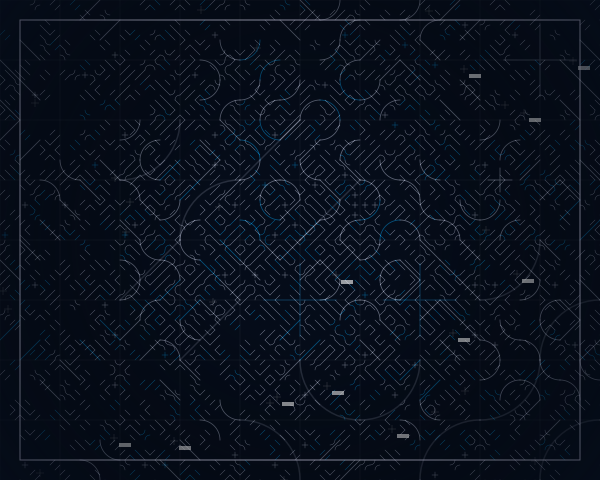

Write the Python code that produced this figure.
import cairo
import math
import random

# Setup
width, height = 600, 480
surface = cairo.ImageSurface(cairo.FORMAT_ARGB32, width, height)
ctx = cairo.Context(surface)

# Background - Deep Technical Navy
ctx.set_source_rgb(0.02, 0.05, 0.1)
ctx.paint()

def draw_truchet_cell(x, y, size, style, weight, color):
    """
    Draws a specific Truchet tile variant with precise geometric properties.
    Styles: 0 (Arcs), 1 (Diagonal lines), 2 (Cross-hatch glyph)
    """
    ctx.save()
    ctx.translate(x + size/2, y + size/2)
    # Random orthogonal rotation
    ctx.rotate(random.choice([0, math.pi/2, math.pi, 1.5*math.pi]))
    ctx.translate(-size/2, -size/2)
    
    r, g, b, a = color
    ctx.set_source_rgba(r, g, b, a)
    ctx.set_line_width(weight)
    ctx.set_line_cap(cairo.LINE_CAP_SQUARE)

    if style == 0:  # Classic Arcs
        ctx.arc(0, 0, size/2, 0, math.pi/2)
        ctx.stroke()
        ctx.arc(size, size, size/2, math.pi, 1.5*math.pi)
        ctx.stroke()
    elif style == 1:  # Geometric Vectors
        ctx.move_to(size/2, 0)
        ctx.line_to(size, size/2)
        ctx.stroke()
        ctx.move_to(0, size/2)
        ctx.line_to(size/2, size)
        ctx.stroke()
    elif style == 2:  # Technical Glyph (Crosses)
        m = size * 0.2
        ctx.move_to(m, size/2); ctx.line_to(size-m, size/2)
        ctx.move_to(size/2, m); ctx.line_to(size/2, size-m)
        ctx.stroke()
        
    ctx.restore()

def generate_layer(grid_size, weight, style_prob, alpha, color_mod=1.0):
    """Generates a structured grid layer with probabilistic variations."""
    cols = width // grid_size
    rows = height // grid_size
    
    for i in range(cols + 1):
        for j in range(rows + 1):
            # Asymmetric distribution: focus density in specific mathematical clusters
            dist_center = math.sqrt(((i/cols)-0.5)**2 + ((j/rows)-0.5)**2)
            if random.random() > (dist_center * 1.2):
                x = i * grid_size
                y = j * grid_size
                
                # Dynamic style selection based on position
                style = 0 if random.random() < style_prob else 1
                if random.random() > 0.95: style = 2 # Rare glyphs
                
                # Color palette: Bone white and Blueprint Cyan
                if random.random() > 0.8:
                    color = (0.0, 0.7, 1.0, alpha) # Technical Cyan
                else:
                    color = (0.9, 0.9, 0.95, alpha) # Bone White
                
                draw_truchet_cell(x, y, grid_size, style, weight, color)

# --- LAYER 1: Large Structural Infrastructure ---
# Heavy lines, large grid, low alpha
ctx.set_operator(cairo.OPERATOR_ADD) # Lighten/Additive blending for depth
generate_layer(grid_size=120, weight=1.5, style_prob=0.8, alpha=0.15)

# --- LAYER 2: Medium Systematic Network ---
# Standard Truchet tiles providing the main visual rhythm
generate_layer(grid_size=40, weight=0.8, style_prob=0.5, alpha=0.4)

# --- LAYER 3: Micro-Data Topography ---
# Fine lines, high frequency, concentrated in 'data clusters'
generate_layer(grid_size=10, weight=0.4, style_prob=0.2, alpha=0.6)

# --- FINAL SYSTEM OVERLAY: Technical Marks ---
# Adding "registration marks" and coordinate lines to reinforce the schematic aesthetic
ctx.set_operator(cairo.OPERATOR_OVER)
ctx.set_source_rgba(0.9, 0.9, 1.0, 0.2)
ctx.set_line_width(0.2)

# Horizontal/Vertical coordinate lines
for i in range(0, width, 60):
    ctx.move_to(i, 0); ctx.line_to(i, height); ctx.stroke()
for j in range(0, height, 60):
    ctx.move_to(0, j); ctx.line_to(width, j); ctx.stroke()

# Small "Node" Markers
for _ in range(30):
    nx, ny = random.randint(0, width), random.randint(0, height)
    s = 4
    ctx.set_source_rgba(1, 1, 1, 0.6)
    ctx.move_to(nx - s, ny); ctx.line_to(nx + s, ny)
    ctx.move_to(nx, ny - s); ctx.line_to(nx, ny + s)
    ctx.stroke()
    
    # Tiny numeric labels (simulated)
    if random.random() > 0.7:
        ctx.rectangle(nx + 5, ny + 5, 12, 4)
        ctx.fill()

# Border frame
ctx.set_source_rgba(0.9, 0.9, 1.0, 0.8)
ctx.set_line_width(1.0)
ctx.rectangle(20, 20, width-40, height-40)
ctx.stroke()

# Visual balance - darker vignette to emphasize the center
radial = cairo.RadialGradient(width/2, height/2, 100, width/2, height/2, 400)
radial.add_color_stop_rgba(0, 0, 0, 0, 0)
radial.add_color_stop_rgba(1, 0.02, 0.05, 0.1, 0.7)
ctx.set_source(radial)
ctx.paint()
